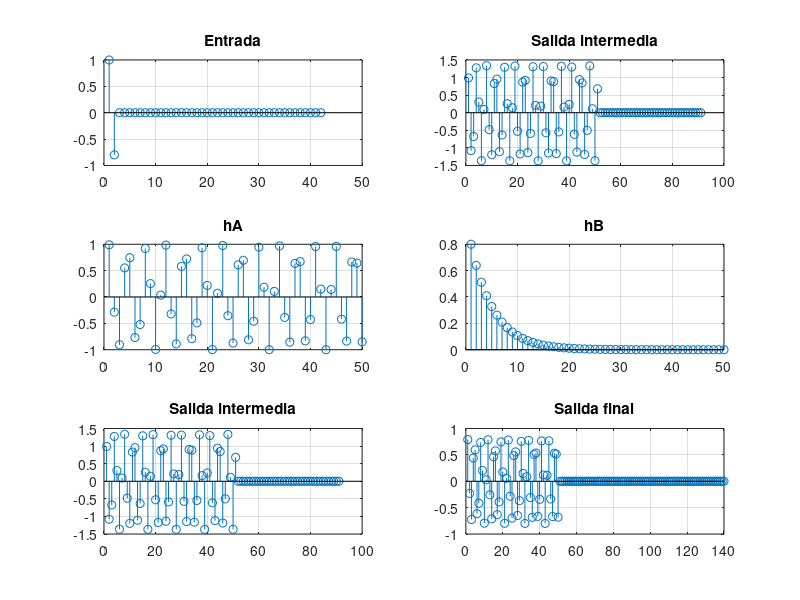
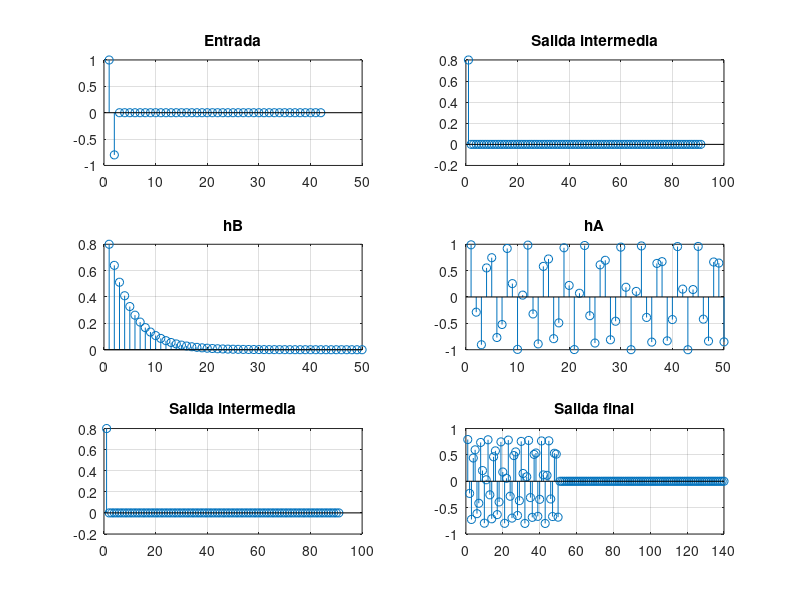

These charts were generated, in order, by the following MATLAB code:
% Calcular las respuestas al impulso de los dos sistemas

% Calcular las respuestas al impulso de los dos sistemas
N = 50;
hA = sin(8 * (1 : N));
a = 0.8;
hB = a .^ (1:N);

% Determinar la salida para una entrada determinada
x = [1 -a zeros(1, 40)];

% Probando con los sistemas conectados en distinto orden

% Probando x -> hA -> hB -> y
convIntermedia1 = conv(x, hA);
salida1 = conv(convIntermedia1, hB);

figure(1)
subplot(3, 2, 1)
stem(x)
title("Entrada")
grid on

subplot(3, 2, 3)
stem(hA)
title("hA")
grid on

subplot(3, 2, 5)
stem(convIntermedia1)
title("Salida intermedia")
grid on

subplot(3, 2, 2)
stem(convIntermedia1)
title("Salida intermedia")
grid on

subplot(3, 2, 4)
stem(hB)
title("hB")
grid on

subplot(3, 2, 6)
stem(salida1)
title("Salida final")
grid on

% Probando x -> hB -> hA -> y
convIntermedia2 = conv(x, hB);
salida2 = conv(convIntermedia2, hA);

figure(2)
subplot(3, 2, 1)
stem(x)
title("Entrada")
grid on

subplot(3, 2, 3)
stem(hB)
title("hB")
grid on

subplot(3, 2, 5)
stem(convIntermedia2)
title("Salida intermedia")
grid on

subplot(3, 2, 2)
stem(convIntermedia2)
title("Salida intermedia")
grid on

subplot(3, 2, 4)
stem(hA)
title("hA")
grid on

subplot(3, 2, 6)
stem(salida2)
title("Salida final")
grid on
